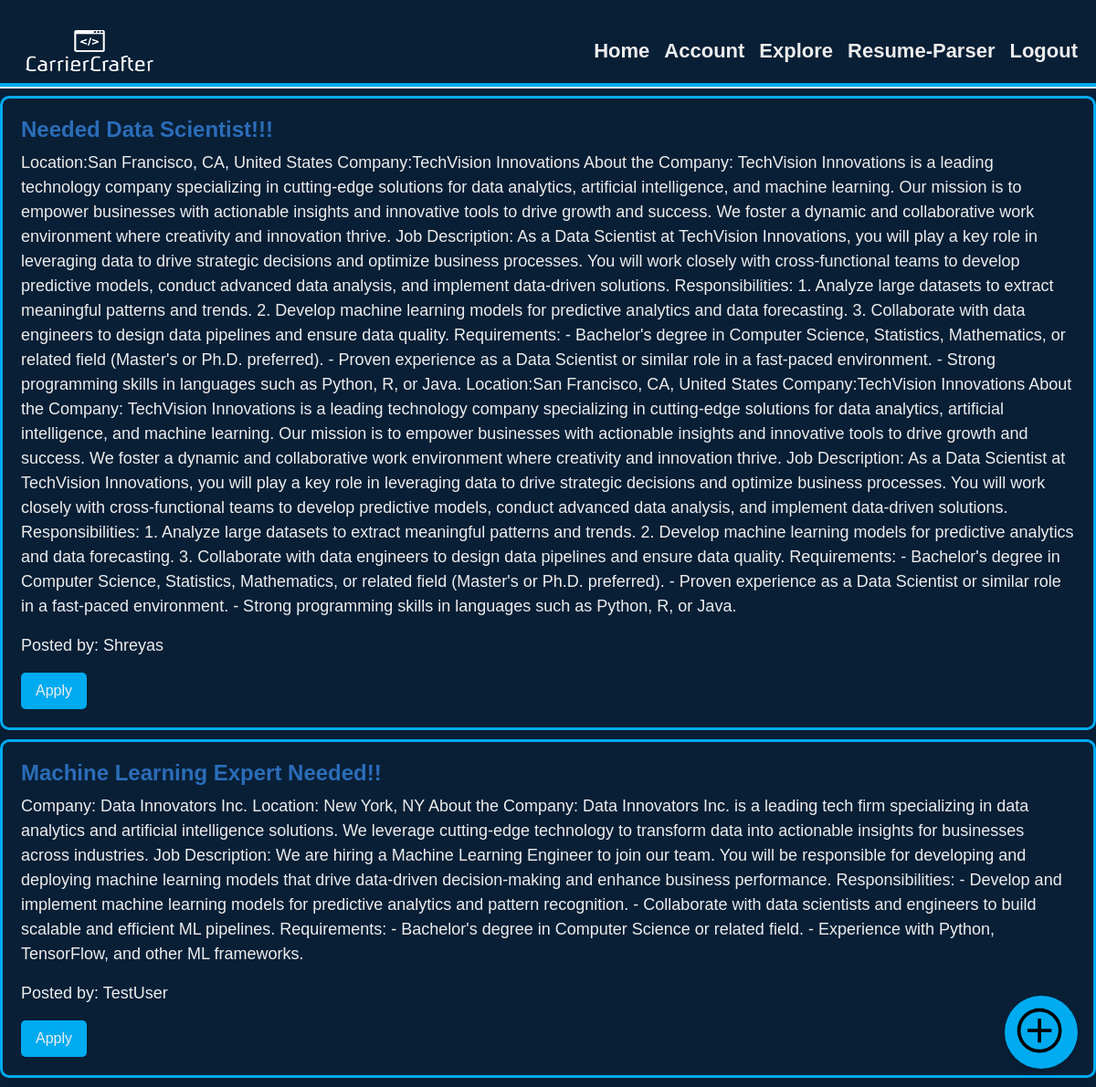
Before: /all_jobs with the older database file.
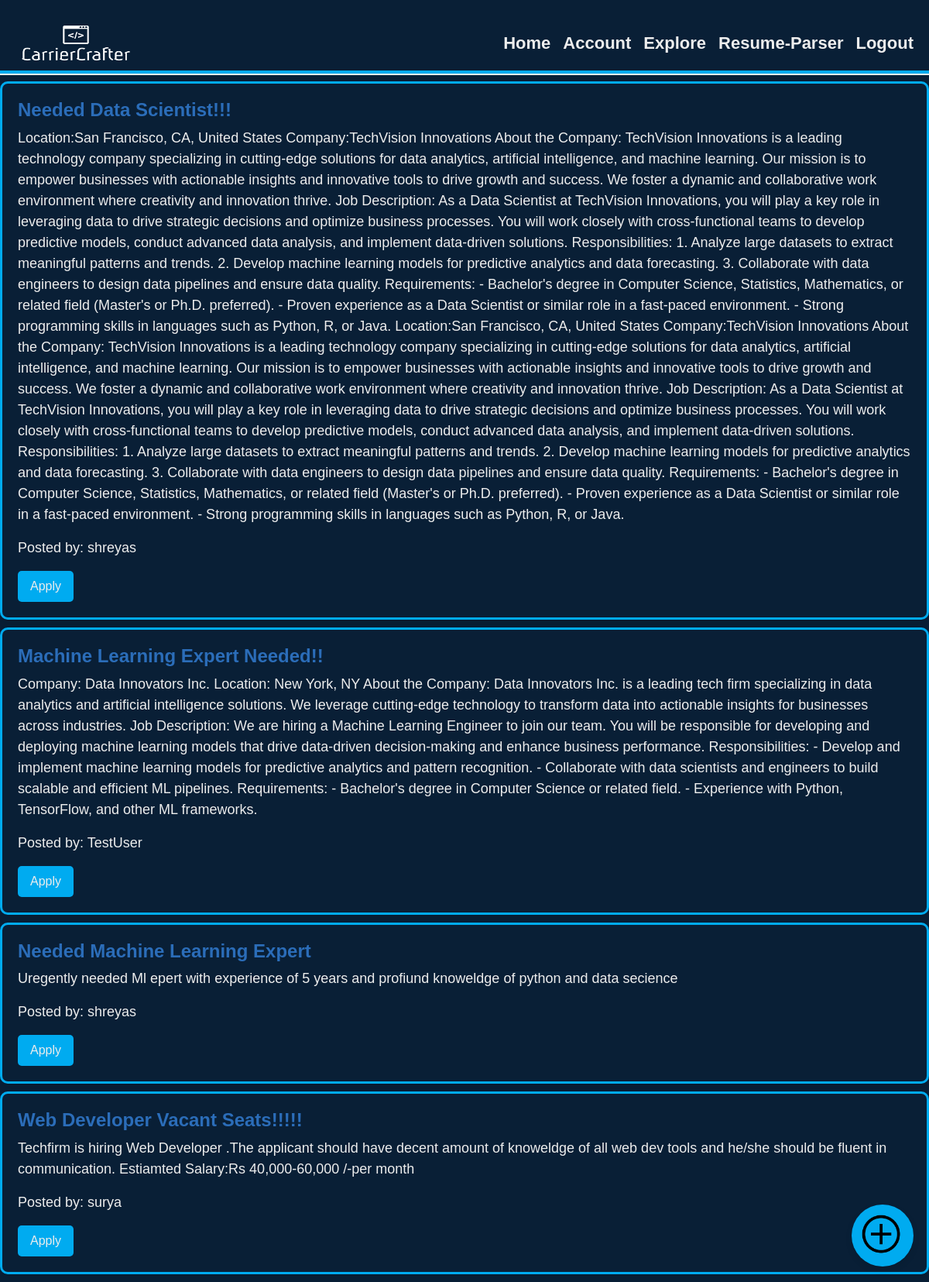
After: the same page with the newer database file.
### models.py (models this page shows, shortened)
class JobPost(db.Model):
    id = db.Column(db.Integer, primary_key=True)
    title = db.Column(db.String(100), nullable=False)
    description = db.Column(db.Text, nullable=False)
    date_posted = db.Column(db.DateTime, nullable=False, default=datetime.utcnow)
    author_id = db.Column(db.Integer, db.ForeignKey('user.id'), nullable=False)

class User(db.Model,UserMixin):
    id=db.Column(db.Integer,primary_key=True)
    username=db.Column(db.String(20),unique=True,nullable=False)
    email=db.Column(db.String(120),unique=True,nullable=False)
    image_file=db.Column(db.String(20),nullable=False,default='default.png')
    password=db.Column(db.String(60),nullable=False)
    job_posts = db.relationship('JobPost', backref='author', lazy=True)

### routes.py (the view)
@app.route('/all_jobs')
def all_jobs():
    job_posts = JobPost.query.all()
    return render_template('all_jobs.html', job_posts=job_posts)

### templates/all_jobs.html (shortened to what this page needs)
<!DOCTYPE html>
<html lang="en">
  <head>
    <link
      rel="stylesheet"
      href="https://cdnjs.cloudflare.com/ajax/libs/font-awesome/5.15.3/css/all.min.css"
    />
    <link
      rel="stylesheet"
      href="https://cdn.jsdelivr.net/npm/bootstrap@5.2.3/dist/css/bootstrap.min.css"
    />
    <link
      rel="stylesheet"
      href="https://cdn.jsdelivr.net/npm/bootstrap@5.2.3/dist/css/bootstrap.rtl.min.css"
    />
    <link rel="stylesheet" href="{{url_for('static',filename='style4.css')}}" />
  </head>
  <body>
    <nav class="navbar navbar-expand-lg navbar-light">
      <div class="container-fluid">
        <a class="navbar-brand" href="#"
          ><img src="/static/logo.png" alt="Logo" height="45" width="140"
        /></a>
        <div
          class="collapse navbar-collapse justify-content-end"
          id="navbarNav"
        >
          <ul class="navbar-nav">
            <li class="nav-item">
              <b
                ><a class="nav-link links" href="{{url_for('home')}}"
                  >Home</a
                ></b
              >
            </li>
            <li class="nav-item">
              <b
                ><a class="nav-link links" href="{{url_for('account')}}"
                  >Account</a
                ></b
              >
            </li>
            <li class="nav-item">
              <b
                ><a class="nav-link links" href="{{url_for('all_jobs')}}"
                  >Explore</a
                ></b
              >
            </li>
            <li class="nav-item">
              <b
                ><a
                  class="nav-link links"
                  href="https://dummyrpbycc.streamlit.app/"
                  >Resume-Parser</a
                ></b
              >
            </li>
            <li class="nav-item">
              <b
                ><a class="nav-link links" href="{{url_for('login')}}"
                  >Logout</a
                ></b
              >
            </li>
          </ul>
        </div>
      </div>
    </nav>
    {% for job_post in job_posts %}
    <div class="job-post">
      <h3>{{ job_post.title }}</h3>
      <p>{{ job_post.description }}</p>
      <p>Posted by: {{ job_post.author.username }}</p>
      <form
        action="{{ url_for('apply_job', job_id=job_post.id) }}"
        method="POST"
      >
        <button type="submit">Apply</button>
      </form>
    </div>
    {% endfor %}
    <div class="fixed-button" id="post-job-btn">
        <img src="{{url_for('static', filename='plus1.png')}}" alt="Plus Icon" class="plus-icon">
    </div>
</body>
</html>

### static/style4.css (style rules this page uses)
:root { --bg-color:#0f2862; --backup-color:#091f36; --text-color:#ededed; --main1-color:#00abf0; --main2-color:#2b6db9; }
body { background-color: var(--backup-color); color:var(--text-color); margin:0; font-family:Kreon,Arial; padding-top:20px; }
ul li { font-size:22px; }
nav { border-bottom: 4px solid var(--main1-color); box-shadow:0 2px 0px var(--text-color) ; }
ul li a { cursor: pointer; color:var(--text-color); }
.links { color: #ededed; }
.job-post { background-color: var(--backup-color); color: var(--text-color); padding: 20px; margin: 10px 0; border-radius: 10px; box-shadow: 0 4px 8px rgba(0, 0, 0, 0.1); border: 3px solid var(--main1-color); }
.job-post h3 { font-weight: bold; color:var(--main2-color); }
.job-post h3 { font-size: 24px; font-weight: bold; }
.job-post p { font-size: 18px; }
.job-post button { background-color: var(--main1-color); color: var(--text-color); border: none; padding: 8px 16px; border-radius: 5px; cursor: pointer; }
.fixed-button { position: fixed; bottom: 20px; right: 20px; background-color: var(--main1-color); border-radius: 50%; width: 80px; height: 80px; display: flex; justify-content: center; align-items: center; box-shadow: 0 4px 8px rgba(0, 0, 0, 0.1); cursor: pointer; z-index: 1000; }
.plus-icon { width: 60px; height: 60px; color: var(--text-color); }

Changed rows visible on the page:
changed through a linked row, JobPost "Needed Data Scientist!!!": author.username "Shreyas" → "shreyas"
added JobPost: title "Needed Machine Learning Expert", description "Uregently needed Ml epert with experience of 5 years and profiund knoweldge of python and data secience", author.username "shreyas"
added JobPost: title "Web Developer Vacant Seats!!!!!", description "Techfirm is hiring Web Developer .The applicant should have decent amount of knoweldge of all web dev tools and he/she should be fluent in communication. Estiamted Salary:Rs 40,000-60,000 /-per month", author.username "surya"
